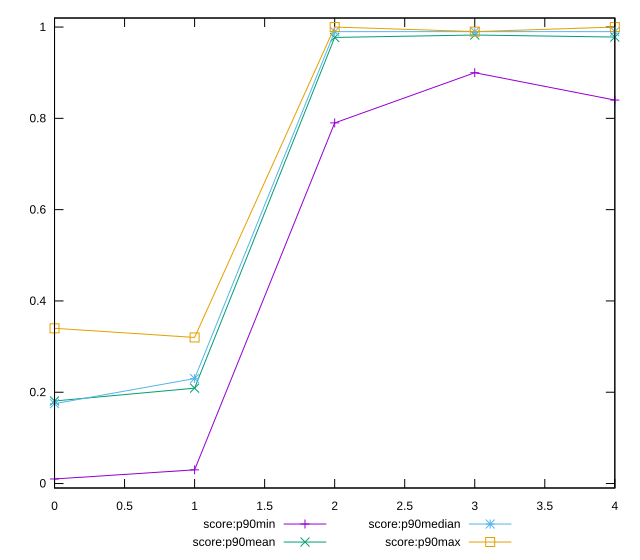

Recreate this plot in gnuplot.
reset

$scoreP90Min <<EOF
0 0.01
1 0.03
2 0.79
3 0.9
4 0.84
EOF

$scoreP90Mean <<EOF
0 0.18085106382978716
1 0.2089361702127661
2 0.9772340425531905
3 0.982553191489361
4 0.9780851063829784
EOF

$scoreP90Median <<EOF
0 0.175
1 0.23
2 0.99
3 0.99
4 0.99
EOF

$scoreP90Max <<EOF
0 0.34
1 0.32
2 1
3 0.99
4 1
EOF

set key outside below
set xrange [0:4]
set yrange [-0.009800000000000001:1.0198]
set trange [-0.009800000000000001:1.0198]
set terminal svg size 640, 560 enhanced background rgb 'white'
set output "report_00019_2021-02-10T18-14-37.922Z//max-potential-fid/progression/score.svg"

plot $scoreP90Min title "score:p90min" with linespoints, \
     $scoreP90Mean title "score:p90mean" with linespoints, \
     $scoreP90Median title "score:p90median" with linespoints, \
     $scoreP90Max title "score:p90max" with linespoints

reset
